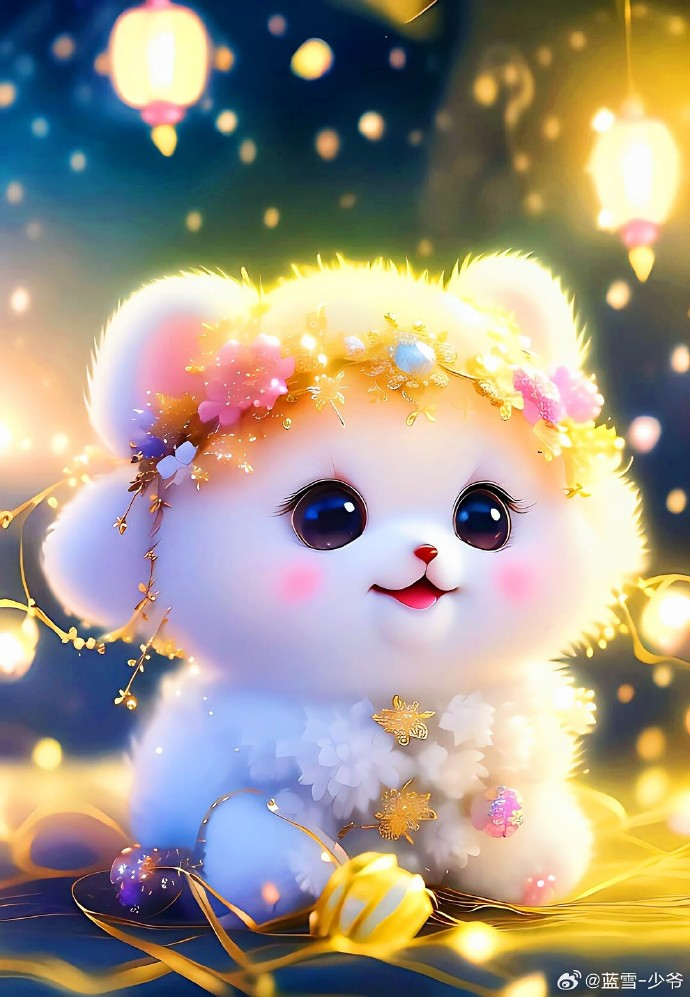
#> input picture opencv/image/test.jpg, 690 x 997 px
$ python 6.py
#> lines starting #> are read from the running program, lines starting #| are printed output that depends on the picture; after the words box and inside, x2 and y2 are one past the last pixel; in counts of white or black regions, pixels touching at a corner belong together
import cv2

gray = cv2.imread("test.jpg", cv2.IMREAD_GRAYSCALE)
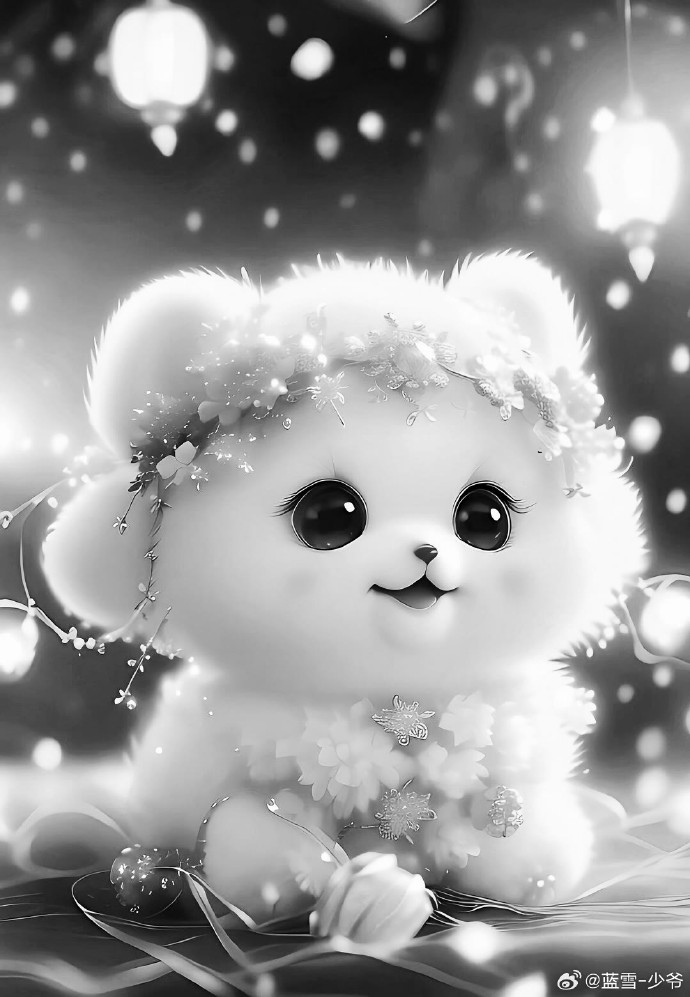
#> gray: shape (997, 690); min 0, max 255, mean 151.7
if gray is not None:
    # 简单阈值
    ret, thresh_bin = cv2.threshold(gray, 127, 255, cv2.THRESH_BINARY)  # 二值化
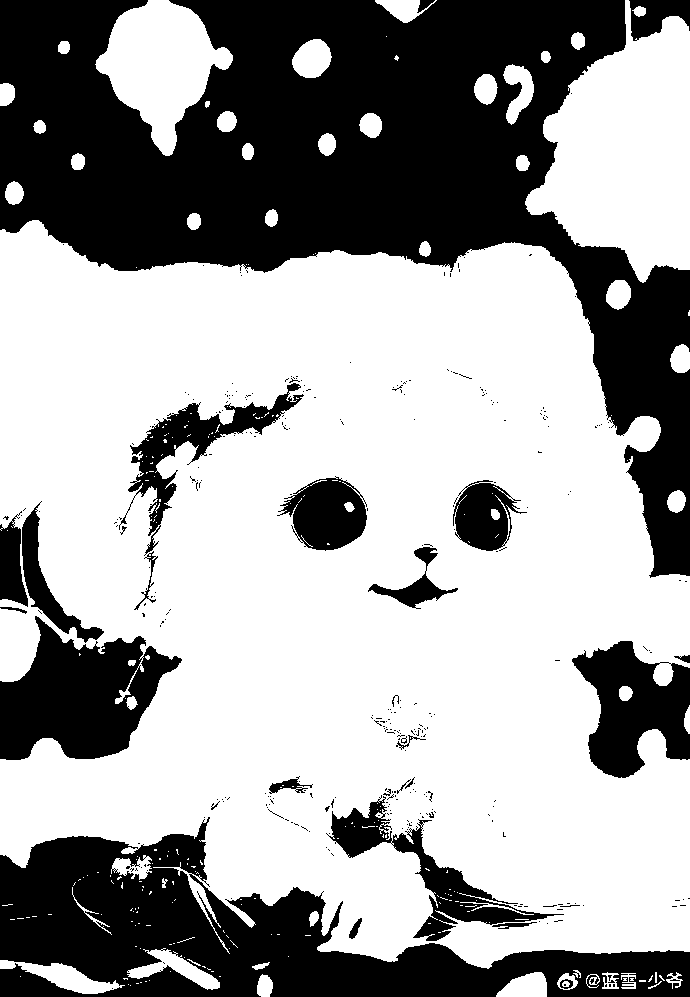
#> thresh_bin: shape (997, 690); 62.8% white; 326 black regions (297 under 20 px), largest, box (x1, y1, x2, y2) and area: (0, 0, 690, 578) 149772, (0, 817, 690, 997) 52526, (0, 616, 182, 760) 15283
    ret, thresh_inv = cv2.threshold(gray, 127, 255, cv2.THRESH_BINARY_INV)  # 反二值化
    ret, thresh_trunc = cv2.threshold(gray, 127, 255, cv2.THRESH_TRUNC)  # 截断
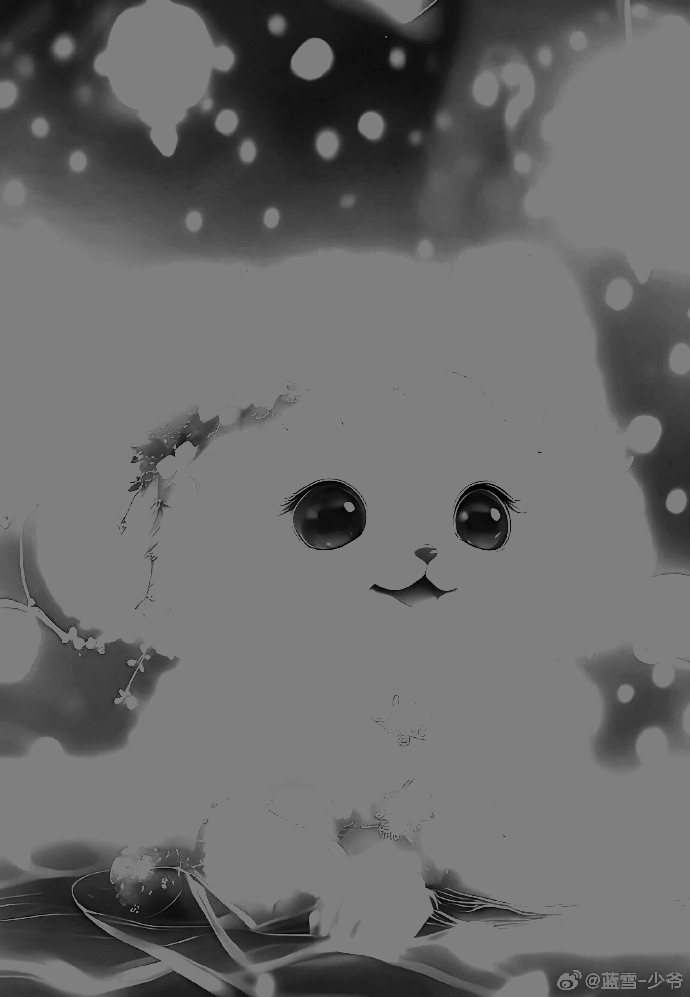
#> thresh_trunc: shape (997, 690); min 0, max 127, mean 105.7

    # 自适应阈值
    adaptive_gauss = cv2.adaptiveThreshold(
        gray, 255, cv2.ADAPTIVE_THRESH_GAUSSIAN_C,
        cv2.THRESH_BINARY, 11, 2
    )
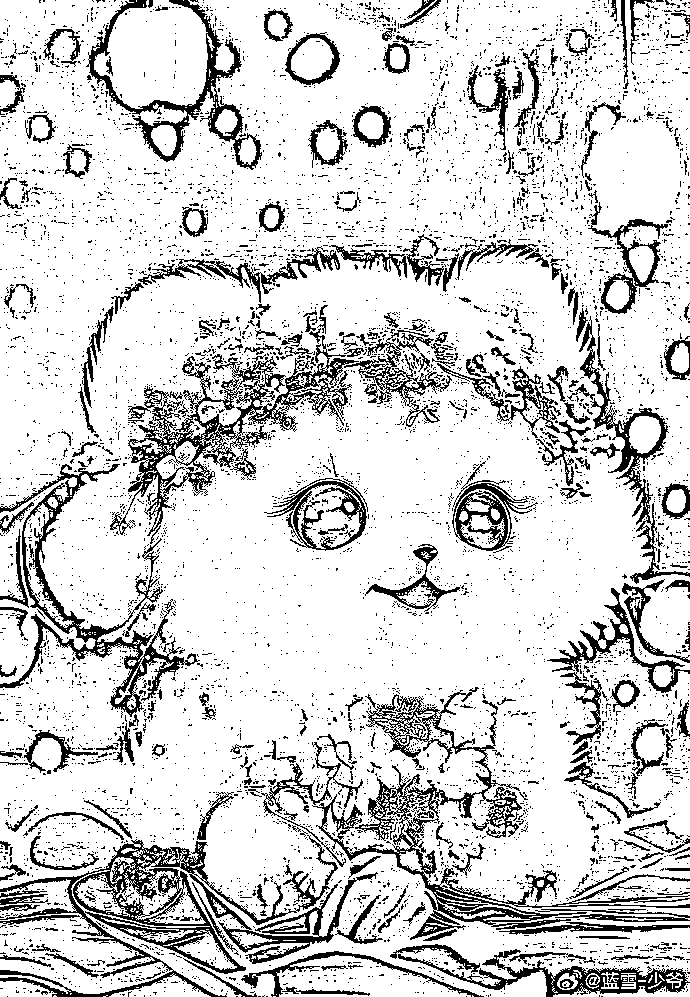
#> adaptive_gauss: shape (997, 690); 82.7% white; 6555 black regions (6223 under 20 px), largest, box (x1, y1, x2, y2) and area: (0, 835, 378, 997) 12013, (312, 687, 690, 930) 10596, (110, 328, 359, 536) 8681

    cv2.imshow("Binary", thresh_bin)
    cv2.imshow("Adaptive Gaussian", adaptive_gauss)
    cv2.waitKey(0)
    cv2.destroyAllWindows()
